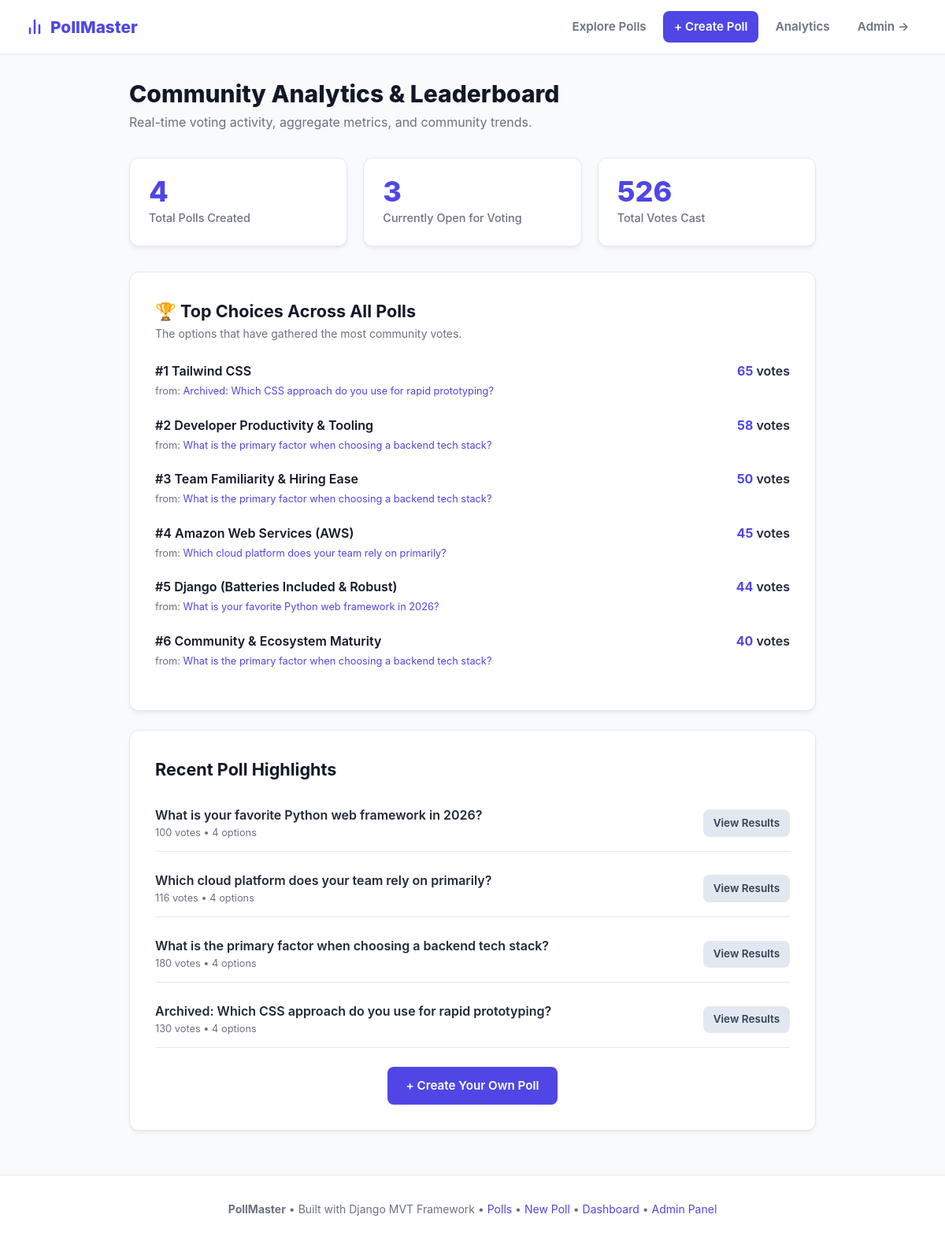
The page /polls/dashboard/ on the database its author committed.
### polls/models.py (models this page shows, shortened)
class Choice(models.Model):
    question = models.ForeignKey(
        Question,
        on_delete=models.CASCADE,
        related_name="choices",
        verbose_name="Poll Question"
    )
    choice_text = models.CharField(
        max_length=200,
        verbose_name="Choice Text"
    )
    votes = models.PositiveIntegerField(
        default=0,
        verbose_name="Vote Count"
    )
    class Meta:
        ordering = ["id"]
        verbose_name = "Choice"
        verbose_name_plural = "Choices"

class Question(models.Model):
    question_text = models.CharField(
        max_length=200,
        verbose_name="Question Text",
        help_text="Enter the question or statement for users to vote on."
    )
    pub_date = models.DateTimeField(
        verbose_name="Date Published",
        default=timezone.now,
        help_text="Date and time when the poll becomes visible to users."
    )
    is_active = models.BooleanField(
        default=True,
        verbose_name="Is Active",
        help_text="Designates whether this poll is currently accepting votes."
    )
    class Meta:
        ordering = ["-pub_date"]
        verbose_name = "Poll Question"
        verbose_name_plural = "Poll Questions"
    def total_votes(self):
        return sum(choice.votes for choice in self.choices.all())

### polls/views.py (the view)
# urls.py: path("dashboard/", views.analytics_dashboard, name="dashboard"),
def analytics_dashboard(request):
    total_questions = Question.objects.count()
    active_questions = Question.objects.filter(is_active=True).count()
    total_votes = Choice.objects.aggregate(total=Sum("votes"))["total"] or 0
    top_choices = Choice.objects.select_related("question").order_by("-votes")[:6]
    recent_polls = Question.objects.prefetch_related("choices").order_by("-pub_date")[:5]
    context = {
        "total_questions": total_questions,
        "active_questions": active_questions,
        "total_votes": total_votes,
        "top_choices": top_choices,
        "recent_polls": recent_polls,
    }
    return render(request, "polls/dashboard.html", context)

### polls/templates/polls/dashboard.html (shortened to what this page needs)
{% extends "polls/base.html" %}
{% block content %}
<div class="page-header">
  <h1 class="page-title">Community Analytics &amp; Leaderboard</h1>
  <p class="page-subtitle">Real-time voting activity, aggregate metrics, and community trends.</p>
</div>
<div class="stats-grid">
  <div class="stat-card">
    <div class="stat-number">{{ total_questions }}</div>
    <div class="stat-label">Total Polls Created</div>
  </div>
  <div class="stat-card">
    <div class="stat-number">{{ active_questions }}</div>
    <div class="stat-label">Currently Open for Voting</div>
  </div>
  <div class="stat-card">
    <div class="stat-number">{{ total_votes }}</div>
    <div class="stat-label">Total Votes Cast</div>
  </div>
</div>
<div class="card">
  <div style="display: flex; justify-content: space-between; align-items: center; margin-bottom: 1.5rem;">
    <div>
      <h2 style="font-size: 1.35rem; font-weight: 700; color: #111827;">🏆 Top Choices Across All Polls</h2>
      <p style="font-size: 0.875rem; color: var(--text-muted);">The options that have gathered the most community votes.</p>
    </div>
  </div>
  <div class="results-container">
    {% for choice in top_choices %}
      <div class="result-row" style="margin-bottom: 1.25rem;">
        <div class="result-info">
          <div>
            <span style="font-weight: 600; color: #111827;">#{{ forloop.counter }} {{ choice.choice_text }}</span>
            <div style="font-size: 0.8rem; color: var(--text-muted); font-weight: normal; margin-top: 0.15rem;">
              from: <a href="{% url 'polls:detail' choice.question.id %}" style="color: var(--primary); text-decoration: none;">{{ choice.question.question_text }}</a>
            </div>
          </div>
          <div>
            <strong style="color: var(--primary);">{{ choice.votes }}</strong> votes
          </div>
        </div>
      </div>
    {% empty %}
      <p style="color: var(--text-muted); font-style: italic;">No votes recorded yet.</p>
    {% endfor %}
  </div>
</div>
<div class="card">
  <h2 style="font-size: 1.35rem; font-weight: 700; color: #111827; margin-bottom: 1rem;">Recent Poll Highlights</h2>
  <ul style="list-style: none; display: flex; flex-direction: column; gap: 0.75rem;">
    {% for poll in recent_polls %}
      <li style="display: flex; justify-content: space-between; align-items: center; padding: 0.75rem 0; border-bottom: 1px solid var(--border-color);">
        <div>
          <a href="{% url 'polls:detail' poll.id %}" style="font-weight: 600; color: #1f2937; text-decoration: none;">
            {{ poll.question_text }}
          </a>
          <div style="font-size: 0.8rem; color: var(--text-muted);">
            {{ poll.total_votes }} votes &bull; {{ poll.choices.count }} options
          </div>
        </div>
        <a href="{% url 'polls:results' poll.id %}" class="btn btn-secondary" style="padding: 0.4rem 0.8rem; font-size: 0.85rem;">
          View Results
        </a>
      </li>
    {% endfor %}
  </ul>
  <div style="margin-top: 1.5rem; text-align: center;">
    <a href="{% url 'polls:create' %}" class="btn btn-primary">+ Create Your Own Poll</a>
  </div>
</div>
{% endblock %}

### polls/static/polls/css/style.css (style rules this page uses)
:root { --primary: #4f46e5; --primary-hover: #4338ca; --primary-light: #eef2ff; --success: #10b981; --danger: #ef4444; --warning: #f59e0b; --text-main: #1f2937; --text-muted: #6b7280; --bg-main: #f8fafc; --card-bg: #ffffff; --border-color: #e2e8f0; --radius: 12px; --shadow: 0 4px 6px -1px rgba(0, 0, 0, 0.05), 0 2px 4px -1px rgba(0, 0, 0, 0.03); --shadow-lg: 0 10px 15px -3px rgba(0, 0, 0, 0.07), 0 4px 6px -2px rgba(0, 0, 0, 0.04); }
* { box-sizing: border-box; margin: 0; padding: 0; }
body { font-family: -apple-system, BlinkMacSystemFont, "Segoe UI", Roboto, Helvetica, Arial, sans-serif; background-color: var(--bg-main); color: var(--text-main); line-height: 1.6; min-height: 100vh; display: flex; flex-direction: column; }
.card { background: var(--card-bg); border: 1px solid var(--border-color); border-radius: var(--radius); padding: 2rem; box-shadow: var(--shadow); margin-bottom: 1.5rem; }
.page-header { margin-bottom: 2rem; }
.page-title { font-size: 1.875rem; font-weight: 800; color: #111827; line-height: 1.25; }
.page-subtitle { color: var(--text-muted); font-size: 1rem; margin-top: 0.25rem; }
.result-row { margin-bottom: 1.5rem; }
.result-info { display: flex; justify-content: space-between; margin-bottom: 0.5rem; font-weight: 600; }
.stats-grid { display: grid; grid-template-columns: repeat(auto-fit, minmax(220px, 1fr)); gap: 1.25rem; margin-bottom: 2rem; }
.stat-card { background: white; border: 1px solid var(--border-color); border-radius: var(--radius); padding: 1.5rem; box-shadow: var(--shadow); }
.stat-number { font-size: 2.25rem; font-weight: 800; color: var(--primary); line-height: 1; margin-bottom: 0.25rem; }
.stat-label { color: var(--text-muted); font-size: 0.9rem; font-weight: 500; }
.btn { display: inline-flex; align-items: center; justify-content: center; gap: 0.5rem; padding: 0.75rem 1.5rem; border-radius: 8px; font-size: 0.95rem; font-weight: 600; text-decoration: none; cursor: pointer; border: none; transition: background-color 0.2s, transform 0.1s; }
.btn-primary { background: var(--primary); color: white; }
.btn-secondary { background: #e2e8f0; color: #334155; }

### rows shown on the page
Choice: choice_text "Tailwind CSS", question.question_text "Archived: Which CSS approach do you use for rapid prototyping?", votes "65"
Choice: choice_text "Developer Productivity & Tooling", question.question_text "What is the primary factor when choosing a backend tech stack?", votes "58"
Choice: choice_text "Team Familiarity & Hiring Ease", question.question_text "What is the primary factor when choosing a backend tech stack?", votes "50"
Choice: choice_text "Amazon Web Services (AWS)", question.question_text "Which cloud platform does your team rely on primarily?", votes "45"
Choice: choice_text "Django (Batteries Included & Robust)", question.question_text "What is your favorite Python web framework in 2026?", votes "44"
Choice: choice_text "Community & Ecosystem Maturity", question.question_text "What is the primary factor when choosing a backend tech stack?", votes "40"
Question: question_text "What is your favorite Python web framework in 2026?", total_votes "100", choices.count "4"
Question: question_text "Which cloud platform does your team rely on primarily?", total_votes "116", choices.count "4"
Question: question_text "What is the primary factor when choosing a backend tech stack?", total_votes "180", choices.count "4"
Question: question_text "Archived: Which CSS approach do you use for rapid prototyping?", total_votes "130", choices.count "4"

### other values the page prints
{{ total_questions }} "4"
{{ active_questions }} "3"
{{ total_votes }} "526"
